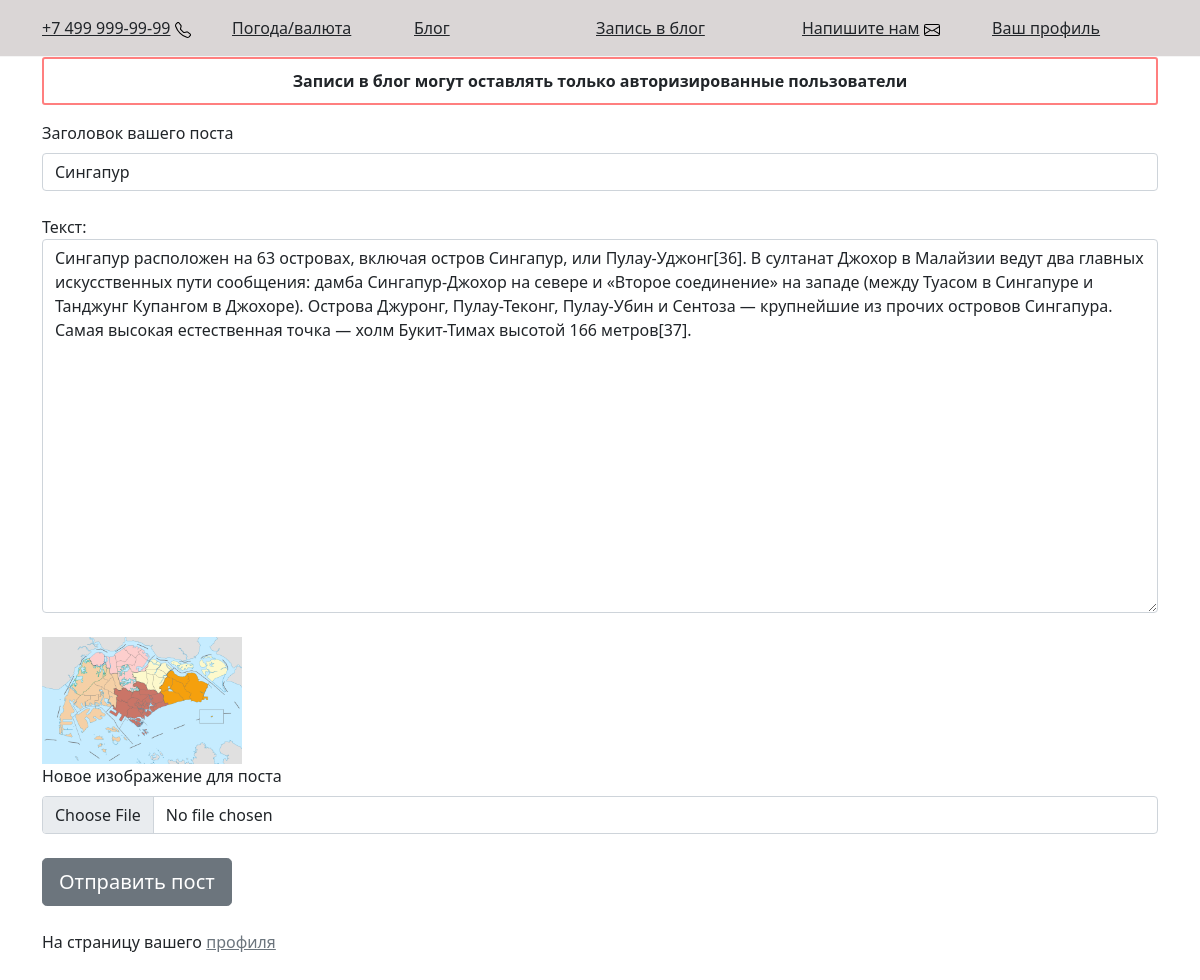
Page /templates/toBlogEdit.php?id=40 on the committed database.
### tables this page shows
CREATE TABLE `posts` (
  `id` int UNSIGNED NOT NULL,
  `title` varchar(255) DEFAULT NULL,
  `text` text,
  `insertedOn` datetime DEFAULT NULL,
  `userId` int UNSIGNED DEFAULT NULL,
  `img` varchar(255) DEFAULT NULL
);

### templates/functions.php (called while the page is built, shortened)
<?php
require_once $_SERVER['DOCUMENT_ROOT'] . '/config/connect.php';
function getMessageBlogForEdit($x)
{
	global $connect;
	$query = "SELECT posts.id,posts.title,posts.text,posts.insertedOn,posts.userId,posts.img, users.fullname
	FROM posts LEFT JOIN users ON posts.userId = users.id WHERE posts.id = $x";
	$res = mysqli_query($connect, $query);
	return mysqli_fetch_all($res, MYSQLI_ASSOC);
}

### templates/toBlogEdit.php (the view, shortened to what this page needs)
<?php
require_once $_SERVER['DOCUMENT_ROOT'] . '/config/connect.php';
require_once $_SERVER['DOCUMENT_ROOT'] . '/templates/functions.php';
$getMessageBlogForEdit = getMessageBlogForEdit($_GET['id']);
?>
<!doctype html>
<html lang="ru">
    <?php require $_SERVER['DOCUMENT_ROOT'] . "/templates/head.php"?>
    <body>
        <?php require $_SERVER['DOCUMENT_ROOT'] . "/templates/header.php"?>
        <main>
            <div class="container">
                <div class="row">
                    <div class="col-md">
                        <form action="/templates/toBlogEditHandler.php" method="post" enctype="multipart/form-data">
                            <div><?php if (!isset($_SESSION['user'])) {
                            echo '<p class="msg">' . "Записи в блог могут оставлять только авторизированные пользователи" . '</p>';}?></div>
                            <div class="mb-4">
                            <label class="form-label" >Заголовок вашего поста</label>
                            <input type="text" name="titleBlogEdit" placeholder="Введите заговолок" class="form-control" value="<?=$getMessageBlogForEdit[0]['title']?>">
                            </div>
                            <div class="mb-4">
                            <label for="text">Текст:</label><br>
			                <textarea type="text" name="textareaBlogEdit" placeholder="Введите ваш текст" class="form-control" rows="15" cols="45"><?=$getMessageBlogForEdit[0]['text']?></textarea>
                            </div>
                            <div class="mb-4">
                            <img src="<?="/" . $getMessageBlogForEdit[0]['img']?>" alt="" width="200" ><br>
                            <label class="form-label" >Новое изображение для поста</label>
                            <input type="file" name="imageBlogEdit" class="form-control">
                            </div>
                            <div class="mb-4">
                            <button type="submit" class="btn btn-secondary btn-lg btn-block">Отправить пост</button>
                            </div>
                                На страницу вашего <a href="/templates/profile.php" class="text-secondary">профиля</a>
                            </div>
                    </div>
                </div>
        </main>
    </body>
</html>

### styles/main.css (style rules this page uses)
html, body { height: 100%; }
main { padding-bottom: 100px; }
.msg { border: 2px solid #ff7f7f; border-radius: 3px; padding: 10px; text-align: center; font-weight: 700; }

### rows in the picture
posts: titleBlogEdit "Сингапур", textareaBlogEdit "Сингапур расположен на 63 островах, включая остров Сингапур, или Пулау-Уджонг[36]. В султанат Джохор в Малайзии ведут два главных искусственных пути сообщения: дамба Сингапур-Джохор на севере и «Второе соединение» на западе (между Туасом в Сингапуре и Танджунг Купангом в Джохоре). Острова Джуронг, Пулау-Теконг, Пулау-Убин и Сентоза — крупнейшие из прочих островов Сингапура. Самая высокая естественная точка — холм Букит-Тимах высотой 166 метров[37].", img (picture)
